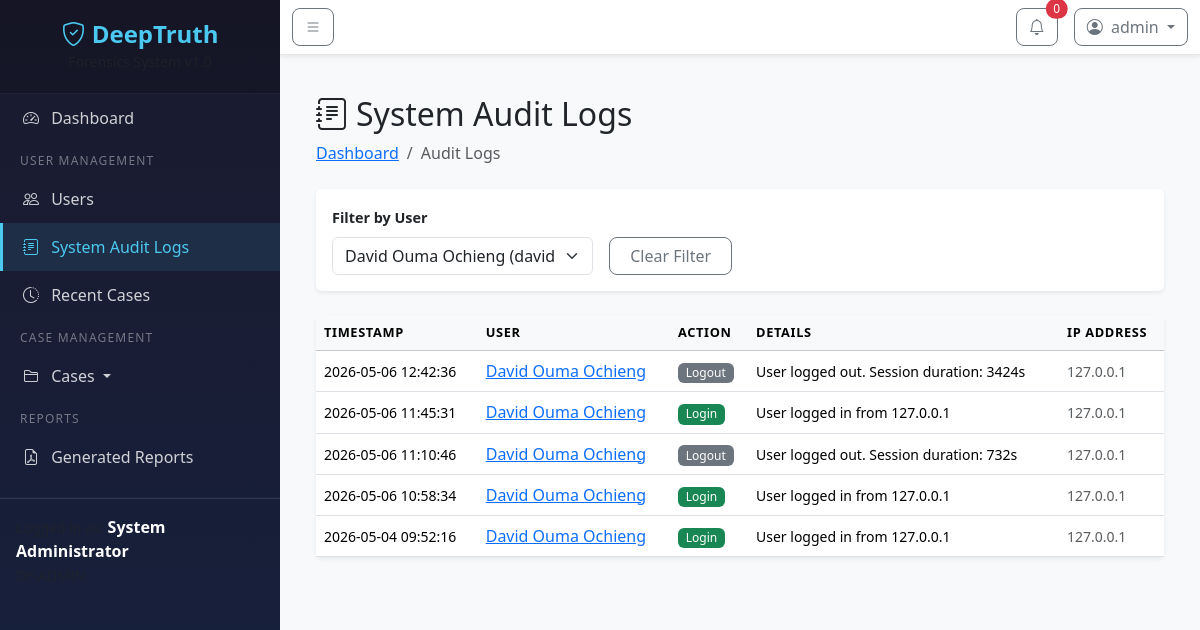
The page /admin/audit-logs?user_id=3 (signed in) on the database its author committed.
### models/user.py (models this page shows, shortened)
class User(UserMixin, db.Model):
    __tablename__ = 'users'
    id = db.Column(db.Integer, primary_key=True)
    email = db.Column(db.String(120), unique=True, nullable=False, index=True)
    username = db.Column(db.String(80), unique=True, nullable=False, index=True)
    password_hash = db.Column(db.String(256), nullable=False)
    full_name = db.Column(db.String(150), nullable=False)
    badge_number = db.Column(db.String(50), unique=True)
    role = db.Column(db.String(20), default='examiner')  # admin, examiner
    is_active = db.Column(db.Boolean, default=True)
    created_at = db.Column(db.DateTime, default=datetime.utcnow)
    last_login = db.Column(db.DateTime)
    last_logout = db.Column(db.DateTime)
    total_time_spent = db.Column(db.Integer, default=0)  # in seconds
    cases = db.relationship('Case', backref='investigator', lazy='dynamic')
    evidence_uploads = db.relationship('EvidenceFile', backref='uploader', lazy='dynamic',
                                       foreign_keys='EvidenceFile.uploaded_by')
    custody_actions = db.relationship('ChainOfCustody', backref='performer', lazy='dynamic',
                                      foreign_keys='ChainOfCustody.performed_by')
    generated_reports = db.relationship('PDFReport', backref='generator', lazy='dynamic',
                                        foreign_keys='PDFReport.generated_by')
    audit_logs = db.relationship('AuditLog', backref='user', lazy='dynamic')

class AuditLog(db.Model):
    __tablename__ = 'audit_logs'
    id = db.Column(db.Integer, primary_key=True)
    user_id = db.Column(db.Integer, db.ForeignKey('users.id'), nullable=False)
    action = db.Column(db.String(100), nullable=False)
    details = db.Column(db.Text)
    ip_address = db.Column(db.String(45))
    timestamp = db.Column(db.DateTime, default=datetime.utcnow)

### routes/admin.py (the view)
@admin_bp.route('/audit-logs')
@login_required
@admin_required
def audit_logs():
    page = request.args.get('page', 1, type=int)
    user_filter = request.args.get('user_id', type=int)
    query = AuditLog.query
    if user_filter:
        query = query.filter_by(user_id=user_filter)
    logs = query.order_by(AuditLog.timestamp.desc()).paginate(page=page, per_page=50, error_out=False)
    users = User.query.all()
    return render_template('admin/audit_logs.html', logs=logs, users=users, selected_user=user_filter)

### routes/admin.py (called while the page is built)
def admin_required(f):
    from functools import wraps
    @wraps(f)
    def decorated_function(*args, **kwargs):
        if current_user.role != 'admin':
            flash('Access denied. Admin only.', 'danger')
            return redirect(url_for('dashboard.index'))
        return f(*args, **kwargs)
    return decorated_function

### routes/auth.py (called while the page is built)
@auth_bp.before_app_request
def track_user_activity():
    if current_user.is_authenticated:
        current_user.last_activity = datetime.utcnow()
        db.session.commit()

### templates/admin/audit_logs.html (shortened to what this page needs)
{% extends "base.html" %}
{% block content %}
<div class="container-fluid">
    <h2><i class="bi bi-journal-text me-2"></i>System Audit Logs</h2>
    <nav aria-label="breadcrumb" class="mb-4">
        <ol class="breadcrumb">
            <li class="breadcrumb-item"><a href="{{ url_for('dashboard.index') }}">Dashboard</a></li>
            <li class="breadcrumb-item active">Audit Logs</li>
        </ol>
    </nav>
    <div class="card border-0 shadow-sm mb-4">
        <div class="card-body">
            <form method="GET" class="row g-3 align-items-end">
                <div class="col-md-4">
                    <label class="form-label">Filter by User</label>
                    <select class="form-select" name="user_id" onchange="this.form.submit()">
                        {% for u in users %}
                        <option value="{{ u.id }}" {% if selected_user == u.id %}selected{% endif %}>
                            {{ u.full_name }} ({{ u.email }})
                        </option>
                        {% endfor %}
                    </select>
                </div>
                <div class="col-md-2">
                    <a href="{{ url_for('admin.audit_logs') }}" class="btn btn-outline-secondary w-100">Clear Filter</a>
                </div>
            </form>
        </div>
    </div>
    <div class="card border-0 shadow-sm">
        <div class="card-body p-0">
            <div class="table-responsive">
                <table class="table table-hover mb-0">
                    <thead class="table-light">
                        <tr>
                            <th>Timestamp</th>
                            <th>User</th>
                            <th>Action</th>
                            <th>Details</th>
                            <th>IP Address</th>
                        </tr>
                    </thead>
                    <tbody>
                        {% for log in logs.items %}
                        <tr>
                            <td><small>{{ log.timestamp.strftime('%Y-%m-%d %H:%M:%S') }}</small></td>
                            <td>
                                <a href="{{ url_for('admin.user_activity', user_id=log.user_id) }}">
                                    {{ log.user.full_name if log.user else 'System' }}
                                </a>
                            </td>
                            <td>
                                <span class="badge
                                    {% if 'LOGIN' in log.action %}bg-success
                                    {% elif 'LOGOUT' in log.action %}bg-secondary
                                    {% elif 'CREATED' in log.action %}bg-primary
                                    {% elif 'DELETED' in log.action %}bg-danger
                                    {% else %}bg-info{% endif %}">
                                    {{ log.action|replace('_', ' ')|title }}
                                </span>
                            </td>
                            <td><small>{{ log.details }}</small></td>
                            <td><small class="text-muted">{{ log.ip_address or 'N/A' }}</small></td>
                        </tr>
                        {% endfor %}
                    </tbody>
                </table>
            </div>
        </div>
    </div>
</div>
{% endblock %}

### templates/base.html (shortened to what this page needs)
<!DOCTYPE html>
<html lang="en">
<head>
    <link href="https://cdn.jsdelivr.net/npm/bootstrap@5.3.2/dist/css/bootstrap.min.css" rel="stylesheet">
    <link href="https://cdn.jsdelivr.net/npm/bootstrap-icons@1.11.1/font/bootstrap-icons.css" rel="stylesheet">
    <link href="{{ url_for('static', filename='css/style.css') }}" rel="stylesheet">
</head>
<body>
    <div class="wrapper">
        <nav id="sidebar" class="sidebar">
            <div class="sidebar-header text-center">
                <h4 class="mb-0">
                    <i class="bi bi-shield-check"></i> DeepTruth
                </h4>
                <small class="text-muted">Forensics System v1.0</small>
            </div>
            <hr class="sidebar-divider">
            <ul class="list-unstyled components">
    <li class="{% if request.endpoint == 'dashboard.index' or request.endpoint == 'dashboard.admin_dashboard' %}active{% endif %}">
        <a href="{{ url_for('dashboard.index') }}">
            <i class="bi bi-speedometer2 me-2"></i> Dashboard
        </a>
    </li>
    {% if current_user.role == 'admin' %}
    <li class="sidebar-heading"><span>User Management</span></li>
    <li class="{% if 'admin.users' in request.endpoint %}active{% endif %}">
        <a href="{{ url_for('admin.users_list') }}">
            <i class="bi bi-people me-2"></i> Users
        </a>
    </li>
    <li class="{% if 'admin.audit_logs' in request.endpoint %}active{% endif %}">
        <a href="{{ url_for('admin.audit_logs') }}">
            <i class="bi bi-journal-text me-2"></i> System Audit Logs
        </a>
    </li>
    <li class="{% if 'admin.recent_cases' in request.endpoint %}active{% endif %}">
        <a href="{{ url_for('admin.recent_cases') }}">
            <i class="bi bi-clock-history me-2"></i> Recent Cases
        </a>
    </li>
    {% endif %}
    <li class="sidebar-heading"><span>Case Management</span></li>
    <li class="{% if 'cases' in request.endpoint %}active{% endif %}">
        <a href="#casesSubmenu" data-bs-toggle="collapse" aria-expanded="{% if 'cases' in request.endpoint %}true{% else %}false{% endif %}" class="dropdown-toggle">
            <i class="bi bi-folder2 me-2"></i> Cases
        </a>
    </li>
    <li class="sidebar-heading"><span>Reports</span></li>
    <li class="{% if 'reports' in request.endpoint %}active{% endif %}">
        <a href="{{ url_for('reports.list_reports') }}">
            <i class="bi bi-file-earmark-pdf me-2"></i> Generated Reports
        </a>
    </li>
</ul>
            <hr class="sidebar-divider">
            <div class="sidebar-footer p-3">
                <div class="user-info">
                    <small class="text-muted">Logged in as:</small>
                    <strong>{{ current_user.full_name }}</strong>
                    <br>
                    <small class="text-muted">{{ current_user.badge_number or 'No Badge' }}</small>
                </div>
            </div>
        </nav>
        <div id="content">
            <nav class="navbar navbar-expand-lg navbar-light bg-white shadow-sm">
                <div class="container-fluid">
                    <button type="button" id="sidebarCollapse" class="btn btn-outline-secondary">
                        <i class="bi bi-list"></i>
                    </button>
                    <div class="ms-auto d-flex align-items-center">
                        <div class="dropdown me-3">
                            <button class="btn btn-outline-secondary position-relative" type="button" data-bs-toggle="dropdown">
                                <i class="bi bi-bell"></i>
                                <span class="position-absolute top-0 start-100 translate-middle badge rounded-pill bg-danger">
                                    0
                                </span>
                            </button>
                        </div>
                        <div class="dropdown">
                            <button class="btn btn-outline-secondary dropdown-toggle" type="button" data-bs-toggle="dropdown">
                                <i class="bi bi-person-circle me-1"></i> {{ current_user.username }}
                            </button>
                        </div>
                    </div>
                </div>
            </nav>
            <div class="container-fluid p-4">
                {% block content %}{% endblock %}
            </div>
        </div>
    </div>
</body>
</html>

### static/css/style.css (style rules this page uses)
.wrapper { display: flex; width: 100%; min-height: 100vh; }
.sidebar { min-width: 280px; max-width: 280px; background: linear-gradient(180deg, #1a1a2e 0%, #16213e 100%); color: #fff; transition: all 0.3s; position: fixed; top: 0; left: 0; height: 100vh; z-index: 999; overflow-y: auto; }
.sidebar-header { padding: 20px; background: rgba(0, 0, 0, 0.2); }
.sidebar-header h4 { color: #4cc9f0; font-weight: 700; }
.sidebar-divider { border-color: rgba(255, 255, 255, 0.1); margin: 0; }
.sidebar-heading { padding: 10px 20px 5px; font-size: 0.75rem; text-transform: uppercase; letter-spacing: 0.1em; color: rgba(255, 255, 255, 0.4); }
.sidebar ul.components { padding: 0; }
.sidebar ul li a { padding: 12px 20px; display: block; color: rgba(255, 255, 255, 0.8); text-decoration: none; transition: all 0.3s; border-left: 3px solid transparent; }
.sidebar ul li.active a { background: rgba(76, 201, 240, 0.1); color: #4cc9f0; border-left-color: #4cc9f0; }
.sidebar-footer { margin-top: auto; border-top: 1px solid rgba(255, 255, 255, 0.1); }
#content { width: calc(100% - 280px); margin-left: 280px; transition: all 0.3s; min-height: 100vh; background-color: #f8f9fa; }
.navbar { border-bottom: 1px solid rgba(0, 0, 0, 0.1); }
.table th { font-weight: 600; text-transform: uppercase; font-size: 0.8rem; letter-spacing: 0.05em; }
.form-label { font-weight: 600; font-size: 0.9rem; }
.badge { font-weight: 500; }
.btn { border-radius: 8px; font-weight: 500; }

### rows shown on the page
User: full_name "System Administrator", username "admin"
AuditLog: timestamp "2026-05-06 12:42:36", user "David Ouma Ochieng", action "Logout", details "User logged out. Session duration: 3424s", ip_address "127.0.0.1"
AuditLog: timestamp "2026-05-06 11:45:31", user "David Ouma Ochieng", action "Login", details "User logged in from 127.0.0.1", ip_address "127.0.0.1"
AuditLog: timestamp "2026-05-06 11:10:46", user "David Ouma Ochieng", action "Logout", details "User logged out. Session duration: 732s", ip_address "127.0.0.1"
AuditLog: timestamp "2026-05-06 10:58:34", user "David Ouma Ochieng", action "Login", details "User logged in from 127.0.0.1", ip_address "127.0.0.1"
AuditLog: timestamp "2026-05-04 09:52:16", user "David Ouma Ochieng", action "Login", details "User logged in from 127.0.0.1", ip_address "127.0.0.1"

### other values the page prints
form field user_id "David Ouma Ochieng (david@deeptruth.com)"
